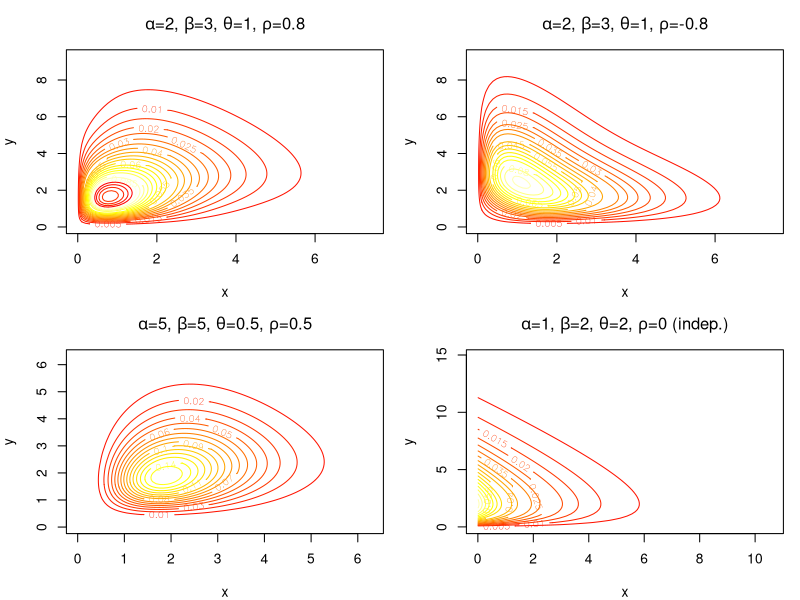
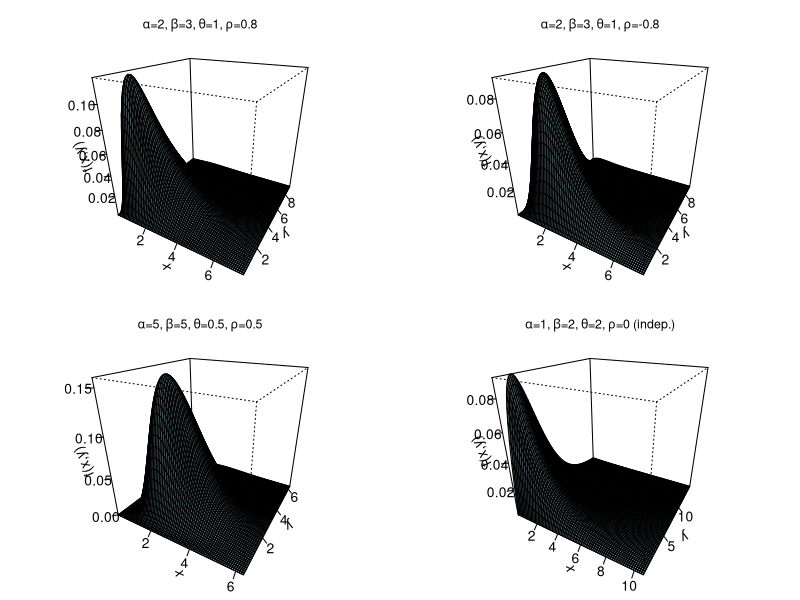
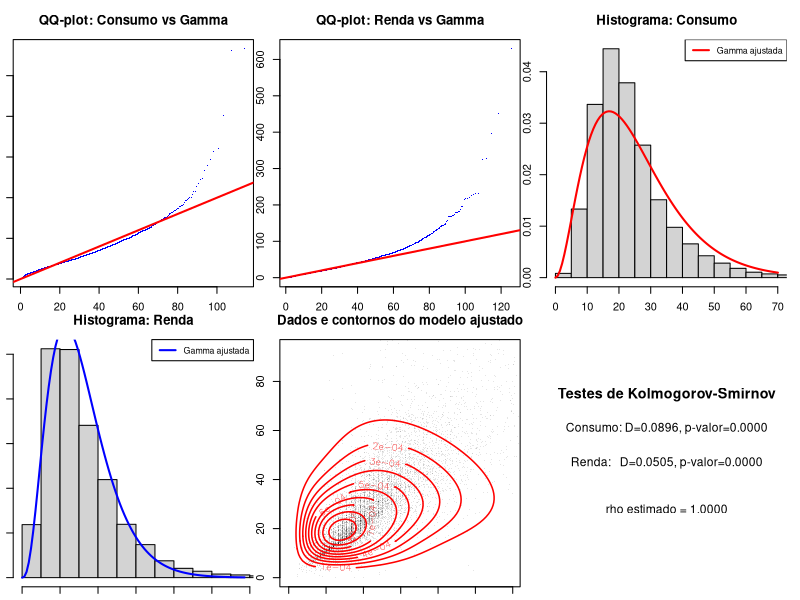

R code for these plots, in order:
## ---- chunk 1
Sys.setlocale("LC_ALL", "pt_BR.UTF-8")
knitr::opts_chunk$set(
  echo = TRUE,
  message = FALSE,
  warning = FALSE,
  fig.align = "center"
)
## ---- chunk 2
# --- Funções do modelo ---

# CDF bivariada
cdf_morgenstern <- function(x, y, alpha, beta, theta, rho) {
  u <- pgamma(x, shape = alpha, rate = 1/theta)
  v <- pgamma(y, shape = beta, rate = 1/theta)
  u * v * (1 + rho * (1 - u) * (1 - v))
}

# PDF bivariada
pdf_morgenstern <- function(x, y, alpha, beta, theta, rho) {
  fx <- dgamma(x, shape = alpha, rate = 1/theta)
  fy <- dgamma(y, shape = beta, rate = 1/theta)
  Fx <- pgamma(x, shape = alpha, rate = 1/theta)
  Fy <- pgamma(y, shape = beta, rate = 1/theta)
  fx * fy * (1 + rho * (1 - 2 * Fx) * (1 - 2 * Fy))
}
## ---- chunk 3
# --- Plots da PDF bivariada ---

# Configuração de grade
n_grid <- 80

# Parâmetros de exemplo
params_list <- list(
  list(alpha = 2, beta = 3, theta = 1, rho = 0.8, title = expression(paste(alpha, "=2, ", beta, "=3, ", theta, "=1, ", rho, "=0.8"))),
  list(alpha = 2, beta = 3, theta = 1, rho = -0.8, title = expression(paste(alpha, "=2, ", beta, "=3, ", theta, "=1, ", rho, "=-0.8"))),
  list(alpha = 5, beta = 5, theta = 0.5, rho = 0.5, title = expression(paste(alpha, "=5, ", beta, "=5, ", theta, "=0.5, ", rho, "=0.5"))),
  list(alpha = 1, beta = 2, theta = 2, rho = 0, title = expression(paste(alpha, "=1, ", beta, "=2, ", theta, "=2, ", rho, "=0 (indep.)")))
)

# Plot: contornos da PDF bivariada
par(mfrow = c(2, 2), mar = c(4, 4, 3, 1))

for (p in params_list) {
  xmax <- qgamma(0.995, shape = p$alpha, rate = 1/p$theta)
  ymax <- qgamma(0.995, shape = p$beta, rate = 1/p$theta)
  
  x_seq <- seq(0.01, xmax, length.out = n_grid)
  y_seq <- seq(0.01, ymax, length.out = n_grid)
  
  z_mat <- outer(x_seq, y_seq, function(x, y) {
    mapply(pdf_morgenstern, x, y,
           MoreArgs = list(alpha = p$alpha, beta = p$beta,
                           theta = p$theta, rho = p$rho))
  })
  
  contour(x_seq, y_seq, z_mat, nlevels = 20,
          xlab = "x", ylab = "y",
          main = p$title, col = heat.colors(20))
  title(sub = "Contornos da PDF bivariada", cex.sub = 0.8)
}
## ---- chunk 4
# Plot 3D (perspectiva)
par(mfrow = c(2, 2), mar = c(1, 1, 3, 1))

for (p in params_list) {
  xmax <- qgamma(0.995, shape = p$alpha, rate = 1/p$theta)
  ymax <- qgamma(0.995, shape = p$beta, rate = 1/p$theta)
  
  x_seq <- seq(0.01, xmax, length.out = n_grid)
  y_seq <- seq(0.01, ymax, length.out = n_grid)
  
  z_mat <- outer(x_seq, y_seq, function(x, y) {
    mapply(pdf_morgenstern, x, y,
           MoreArgs = list(alpha = p$alpha, beta = p$beta,
                           theta = p$theta, rho = p$rho))
  })
  
  persp(x_seq, y_seq, z_mat, theta = 30, phi = 25,
        xlab = "x", ylab = "y", zlab = "f(x,y)",
        main = p$title, col = "lightblue", shade = 0.3,
        ticktype = "detailed", cex.main = 0.9)
}
## ---- chunk 5
# Função de log-verossimilhança negativa
neg_loglik <- function(par, x, y) {
  alpha <- par[1]
  beta  <- par[2]
  theta <- par[3]
  rho   <- par[4]
  
  # Restrições de domínio
  if (alpha <= 0 || beta <= 0 || theta <= 0 || abs(rho) > 1) return(1e10)
  
  fx <- dgamma(x, shape = alpha, rate = 1/theta, log = TRUE)
  fy <- dgamma(y, shape = beta, rate = 1/theta, log = TRUE)
  Fx <- pgamma(x, shape = alpha, rate = 1/theta)
  Fy <- pgamma(y, shape = beta, rate = 1/theta)
  
  copula_term <- 1 + rho * (1 - 2 * Fx) * (1 - 2 * Fy)
  
  # Verificar se o termo da cópula é positivo (condição de densidade)
  if (any(copula_term <= 0)) return(1e10)
  
  ll <- sum(fx + fy + log(copula_term))
  return(-ll)
}

# Reparametrização para otimização irrestrita (método BFGS)
# alpha = exp(phi1), beta = exp(phi2), theta = exp(phi3), rho = tanh(phi4)
neg_loglik_repar <- function(phi, x, y) {
  par <- c(exp(phi[1]), exp(phi[2]), exp(phi[3]), tanh(phi[4]))
  neg_loglik(par, x, y)
}

# Função para estimar com múltiplas estratégias
fit_morgenstern <- function(x, y, verbose = TRUE) {
  
  # Valores iniciais baseados nos momentos marginais
  mean_x <- mean(x); var_x <- var(x)
  mean_y <- mean(y); var_y <- var(y)
  
  theta0 <- (var_x / mean_x + var_y / mean_y) / 2
  alpha0 <- mean_x / theta0
  beta0  <- mean_y / theta0
  rho0   <- 0.1 * sign(cor(x, y))
  
  par0 <- c(alpha0, beta0, theta0, rho0)
  
  results <- list()
  
  # --- Estratégia 1: Nelder-Mead ---
  t1 <- system.time({
    fit1 <- tryCatch(
      optim(par0, neg_loglik, x = x, y = y, method = "Nelder-Mead",
            control = list(maxit = 10000, reltol = 1e-10)),
      error = function(e) NULL
    )
  })
  if (!is.null(fit1)) {
    results[["Nelder-Mead"]] <- list(
      par = fit1$par, loglik = -fit1$value,
      convergence = fit1$convergence, time = t1["elapsed"]
    )
  }
  
  # --- Estratégia 2: L-BFGS-B (com box constraints) ---
  t2 <- system.time({
    fit2 <- tryCatch(
      optim(par0, neg_loglik, x = x, y = y, method = "L-BFGS-B",
            lower = c(1e-4, 1e-4, 1e-4, -0.999),
            upper = c(Inf, Inf, Inf, 0.999),
            control = list(maxit = 10000)),
      error = function(e) NULL
    )
  })
  if (!is.null(fit2)) {
    results[["L-BFGS-B"]] <- list(
      par = fit2$par, loglik = -fit2$value,
      convergence = fit2$convergence, time = t2["elapsed"]
    )
  }
  
  # --- Estratégia 3: BFGS com reparametrização ---
  phi0 <- c(log(alpha0), log(beta0), log(theta0), atanh(max(-0.99, min(0.99, rho0))))
  
  t3 <- system.time({
    fit3 <- tryCatch(
      optim(phi0, neg_loglik_repar, x = x, y = y, method = "BFGS",
            control = list(maxit = 10000, reltol = 1e-10)),
      error = function(e) NULL
    )
  })
  if (!is.null(fit3)) {
    par3 <- c(exp(fit3$par[1]), exp(fit3$par[2]), exp(fit3$par[3]), tanh(fit3$par[4]))
    results[["BFGS-repar"]] <- list(
      par = par3, loglik = -fit3$value,
      convergence = fit3$convergence, time = t3["elapsed"]
    )
  }
  
  # Comparação
  if (verbose) {
    cat("\n=== Comparação de Estratégias de Otimização ===\n")
    cat(sprintf("%-15s %-40s %-15s %-10s %-10s\n",
                "Método", "Parâmetros (alpha, beta, theta, rho)",
                "log-lik", "Conv.", "Tempo(s)"))
    cat(paste(rep("-", 90), collapse = ""), "\n")
    for (name in names(results)) {
      r <- results[[name]]
      cat(sprintf("%-15s (%.4f, %.4f, %.4f, %.4f) %15.4f %5d %10.4f\n",
                  name, r$par[1], r$par[2], r$par[3], r$par[4],
                  r$loglik, r$convergence, r$time))
    }
  }
  
  # Retornar o melhor resultado
  best <- which.max(sapply(results, function(r) r$loglik))
  return(list(best = results[[best]], all = results, best_method = names(results)[best]))
}
## ---- chunk 6
# --- Teste com dados simulados para validar ---
set.seed(42)
n_sim <- 500
alpha_true <- 3; beta_true <- 2; theta_true <- 1; rho_true <- 0.6

# Geração via cópula FGM (algoritmo do slide 13)
u2_sim <- runif(n_sim)
v_sim  <- runif(n_sim)
a_sim  <- rho_true * (1 - 2 * u2_sim)
# Inversa condicional (slide 16)
u1_sim <- ((1 + a_sim) - sqrt((1 + a_sim)^2 - 4 * a_sim * v_sim)) / (2 * a_sim)
# Tratar caso rho = 0 (a = 0)
u1_sim[a_sim == 0] <- v_sim[a_sim == 0]

x_sim <- qgamma(u1_sim, shape = alpha_true, rate = 1/theta_true)
y_sim <- qgamma(u2_sim, shape = beta_true, rate = 1/theta_true)
## ---- chunk 7
cat(sprintf("Parâmetros verdadeiros: alpha=%.1f, beta=%.1f, theta=%.1f, rho=%.1f\n",
            alpha_true, beta_true, theta_true, rho_true))
## ---- chunk 8
fit_sim <- fit_morgenstern(x_sim, y_sim)
## ---- chunk 9
cat(sprintf("Melhor método: %s\n", fit_sim$best_method))
## ---- chunk 10
# Carregar dados
rfam  <- read.csv("rfam08.csv")    # Y = renda
risfam <- read.csv("risfam08.csv") # C = consumo

# Merge pelo identificador da família
dados <- merge(rfam[, c("nquest", "Y")], risfam[, c("nquest", "C")], by = "nquest")
colnames(dados) <- c("nquest", "income", "consumption")

# Remover entradas com valores negativos ou nulos
dados <- dados[dados$income > 0 & dados$consumption > 0, ]
## ---- chunk 11
cat(sprintf("Número de famílias após limpeza: %d\n", nrow(dados)))
## ---- chunk 12
cat(sprintf("Renda:    min=%.2f, mediana=%.2f, média=%.2f, max=%.2f, sd=%.2f\n",
            min(dados$income), median(dados$income), mean(dados$income),
            max(dados$income), sd(dados$income)))
cat(sprintf("Consumo:  min=%.2f, mediana=%.2f, média=%.2f, max=%.2f, sd=%.2f\n",
            min(dados$consumption), median(dados$consumption), mean(dados$consumption),
            max(dados$consumption), sd(dados$consumption)))
cat(sprintf("Correlação de Pearson: %.4f\n", cor(dados$income, dados$consumption)))
## ---- chunk 13
# Escalonar os dados para evitar problemas numéricos (dividir por 1000)
x_data <- dados$consumption / 1000
y_data <- dados$income / 1000
## ---- chunk 14
cat(sprintf("Dados escalados (/ 1000):\n"))
cat(sprintf("Consumo/1000: média=%.4f, sd=%.4f\n", mean(x_data), sd(x_data)))
cat(sprintf("Renda/1000:   média=%.4f, sd=%.4f\n", mean(y_data), sd(y_data)))
## ---- chunk 15
fit_data <- fit_morgenstern(x_data, y_data)

# Parâmetros estimados
par_hat <- fit_data$best$par
alpha_hat <- par_hat[1]
beta_hat  <- par_hat[2]
theta_hat <- par_hat[3]
rho_hat   <- par_hat[4]
## ---- chunk 16
cat(sprintf("Parâmetros estimados (melhor método: %s):\n", fit_data$best_method))
cat(sprintf("  alpha = %.6f\n", alpha_hat))
cat(sprintf("  beta  = %.6f\n", beta_hat))
cat(sprintf("  theta = %.6f\n", theta_hat))
cat(sprintf("  rho   = %.6f\n", rho_hat))
cat(sprintf("  log-verossimilhança = %.4f\n", fit_data$best$loglik))
## ---- chunk 17
n <- nrow(dados)
k <- 4  # número de parâmetros
ll_max <- fit_data$best$loglik

AIC_val <- -2 * ll_max + 2 * k
BIC_val <- -2 * ll_max + k * log(n)
## ---- chunk 18
cat(sprintf("AIC = %.4f\n", AIC_val))
cat(sprintf("BIC = %.4f\n", BIC_val))
## ---- chunk 19
par(mfrow = c(2, 3))

# QQ-plot marginal X (consumo)
q_x <- sort(x_data)
p_x <- (1:n) / (n + 1)
q_x_theo <- qgamma(p_x, shape = alpha_hat, rate = 1/theta_hat)
plot(q_x_theo, q_x, pch = ".", col = "blue",
     xlab = "Quantis teóricos Gamma", ylab = "Quantis amostrais",
     main = "QQ-plot: Consumo vs Gamma")
abline(0, 1, col = "red", lwd = 2)

# QQ-plot marginal Y (renda)
q_y <- sort(y_data)
q_y_theo <- qgamma(p_x, shape = beta_hat, rate = 1/theta_hat)
plot(q_y_theo, q_y, pch = ".", col = "blue",
     xlab = "Quantis teóricos Gamma", ylab = "Quantis amostrais",
     main = "QQ-plot: Renda vs Gamma")
abline(0, 1, col = "red", lwd = 2)

# Histograma marginal do consumo com densidade ajustada
hist(x_data, breaks = 60, prob = TRUE, col = "lightgray",
     main = "Histograma: Consumo", xlab = "Consumo/1000", xlim = c(0, quantile(x_data, 0.99)))
curve(dgamma(x, shape = alpha_hat, rate = 1/theta_hat), add = TRUE, col = "red", lwd = 2)
legend("topright", "Gamma ajustada", col = "red", lwd = 2, cex = 0.8)

# Histograma marginal da renda com densidade ajustada
hist(y_data, breaks = 60, prob = TRUE, col = "lightgray",
     main = "Histograma: Renda", xlab = "Renda/1000", xlim = c(0, quantile(y_data, 0.99)))
curve(dgamma(x, shape = beta_hat, rate = 1/theta_hat), add = TRUE, col = "blue", lwd = 2)
legend("topright", "Gamma ajustada", col = "blue", lwd = 2, cex = 0.8)

# Scatterplot com contornos do modelo ajustado
x_range <- seq(0.01, quantile(x_data, 0.98), length.out = 80)
y_range <- seq(0.01, quantile(y_data, 0.98), length.out = 80)

z_fit <- outer(x_range, y_range, function(x, y) {
  mapply(pdf_morgenstern, x, y,
         MoreArgs = list(alpha = alpha_hat, beta = beta_hat,
                         theta = theta_hat, rho = rho_hat))
})

plot(x_data, y_data, pch = ".", col = rgb(0, 0, 0, 0.1),
     xlab = "Consumo/1000", ylab = "Renda/1000",
     main = "Dados e contornos do modelo ajustado",
     xlim = range(x_range), ylim = range(y_range))
contour(x_range, y_range, z_fit, nlevels = 15, add = TRUE, col = "red", lwd = 1.5)

# Testes de Kolmogorov-Smirnov
ks_x <- ks.test(x_data, "pgamma", shape = alpha_hat, rate = 1/theta_hat)
ks_y <- ks.test(y_data, "pgamma", shape = beta_hat, rate = 1/theta_hat)

plot.new()
plot.window(xlim = c(0, 1), ylim = c(0, 1))
text(0.5, 0.8, "Testes de Kolmogorov-Smirnov", cex = 1.3, font = 2)
text(0.5, 0.65, sprintf("Consumo: D=%.4f, p-valor=%.4f", ks_x$statistic, ks_x$p.value), cex = 1.1)
text(0.5, 0.50, sprintf("Renda:   D=%.4f, p-valor=%.4f", ks_y$statistic, ks_y$p.value), cex = 1.1)
text(0.5, 0.30, sprintf("rho estimado = %.4f", rho_hat), cex = 1.1)
